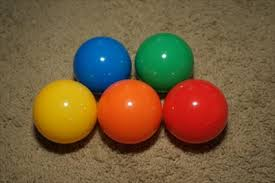
#> input picture images/yell1.jpg, 275 x 183 px
$ jupyter execute --allow-errors cv1.ipynb   (shell and % lines are left out)
#> lines starting #> are read from the running program, lines starting #| are printed output that depends on the picture; after the words box and inside, x2 and y2 are one past the last pixel; in counts of white or black regions, pixels touching at a corner belong together
[cell 1]
import cv2
import numpy as np
import matplotlib.pyplot as plt

[cell 2]
disp = cv2.imread('images/yell1.jpg')
#> disp is the input picture: shape (183, 275, 3); mean B, G, R 59.3, 92.2, 117.3

cv2.imshow('tab',disp)
cv2.waitKey()
cv2.destroyWindow('tab')

[cell 3]
plt.imshow(disp)

[cell 4]
disp_rgb = cv2.cvtColor(disp,cv2.COLOR_BGR2RGB)
plt.imshow(disp_rgb)

[cell 5]
img = plt.imread('images/yell1.jpg')
plt.figure()
plt.imshow(img)

[cell 6]
blurred = cv2.GaussianBlur(img,(11,11),0)
plt.imshow(blurred)

[cell 7]
disp.shape
#> Out = (183, 275, 3)

#> (a cell that did not finish here is left out)

[cell 9]
x=3

[cell 10]
x = np.zeros(5)
x

[cell 11]
y = x
y

[cell 12]
y[1] = 2
y

[cell 13]
x

[cell 14]
z = x.copy()
z[3] = 3
z

[cell 15]
x

[cell 16]
image = cv2.imread('images/cv_im.jpg')
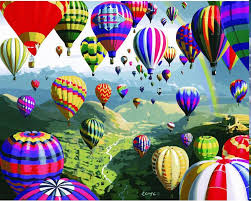
#> input picture images/cv_im.jpg, 251 x 201 px
#> image is the input picture: shape (201, 251, 3); mean B, G, R 124.6, 124.1, 133.2
cv2.imshow('tab',image)
cv2.waitKey()
cv2.destroyWindow('tab')

[cell 17]
gray = cv2.cvtColor(image,cv2.COLOR_BGR2GRAY)

[cell 18]
plt.figure()
plt.imshow(gray)
plt.colorbar()

[cell 19]
plt.figure()
plt.imshow(gray, cmap='gray')
plt.colorbar()

[cell 20]
print(image.shape)
#| (201, 251, 3)
print(gray.shape)
#| (201, 251)

[cell 21]
gray.dtype

[cell 22]
gray

[cell 23]
gray_fl = gray.astype('float64')/255
print(gray_fl)
#> (printed output is left out)
print(gray_fl.dtype)
#| float64

[cell 24]
ht, wt = gray_fl.shape
#> ht = 201; wt = 251
print(ht,"",wt)
#| 201  251

[cell 25]
rgb = cv2.cvtColor(image, cv2.COLOR_BGR2RGB)
plt.figure()
plt.imshow(rgb)

[cell 26]
rgb_r = rgb[:,:,0]
rgb_g = rgb[:,:,1]
rgb_b = rgb[:,:,2]

[cell 27]
plt.figure()
plt.imshow(rgb_r)
plt.colorbar()
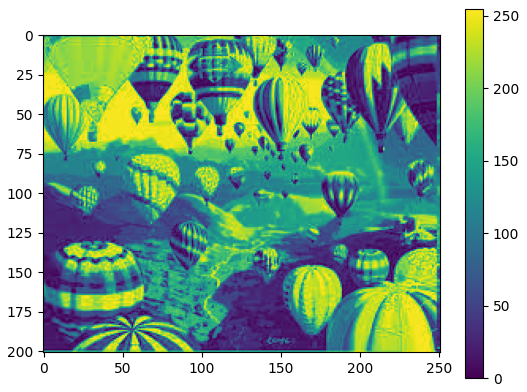
#> figure drawn by matplotlib, 2 panels

[cell 28]
plt.figure()
plt.imshow(rgb_g)

[cell 29]
plt.figure()
plt.imshow(rgb_b)

[cell 30]
print(rgb_r.shape)
#| (201, 251)

[cell 31]
combined = np.zeros((ht, wt, 3), 'uint8')
combined[:,:,0] = rgb_r
combined[:,:,1] = rgb_g
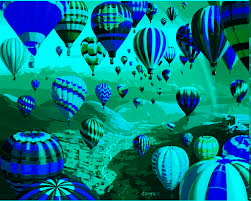
#> combined: shape (201, 251, 3); mean of channels 0, 1, 2 133.2, 124.1, 0; drawn as B, G, R
combined[:,:,2] = rgb_b
plt.figure()
plt.imshow(combined)

[cell 32]
air_b1 = combined[0:50, 90:150]
plt.figure()
plt.imshow(air_b1)

[cell 33]
combined[0:50, 90:150] = 0
plt.figure()
plt.imshow(combined)

[cell 34]
combined[0:50,0:50,0] = 0
plt.figure()
plt.imshow(combined)

[cell 35]
x = np.uint8([250])
y = np.uint8([10])
cv2.add(x,y)

[cell 36]
comb = combined[0:183,0:251]
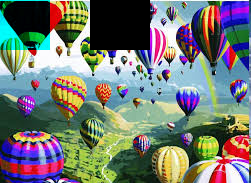
#> comb: shape (183, 251, 3); mean R, G, B 114.4, 120.6, 115.4
disp_mod = disp_rgb[0:183,0:251]
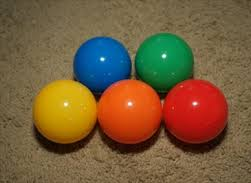
#> disp_mod: shape (183, 251, 3); mean R, G, B 118.4, 92.4, 59
im1 = cv2.addWeighted(disp_mod,0.7,comb,0.3,0)
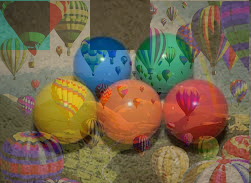
#> im1: shape (183, 251, 3); mean R, G, B 117.2, 100.9, 75.9
plt.figure()
plt.subplot(1,3,1)
plt.imshow(disp_mod)
plt.subplot(1,3,2)
plt.imshow(comb)
plt.subplot(1,3,3)
plt.imshow(im1)

[cell 37]
im2 = cv2.addWeighted(disp_mod,0.7,comb,-0.3,0)
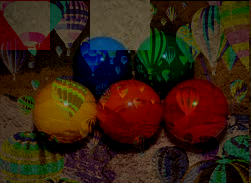
#> im2: shape (183, 251, 3); mean R, G, B 53.3, 33.2, 18
plt.figure()
plt.subplot(1,3,1)
plt.imshow(disp_mod)
plt.subplot(1,3,2)
plt.imshow(comb)
plt.subplot(1,3,3)
plt.imshow(im2)

## Image Filtering

[cell 38]
cat = plt.imread('images/cat.jpg')
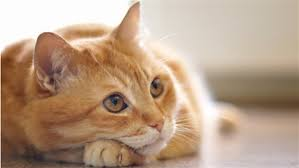
#> input picture images/cat.jpg, 299 x 168 px
#> cat is the input picture: shape (168, 299, 3); mean R, G, B 184.4, 158, 135.4
cat_blur = cv2.GaussianBlur(cat, (19,19), 0)

#custom kernel
kernel = np.ones((19,19), 'float32')
kernel /= kernel.size

cat_blur2 = cv2.filter2D(cat, -1, kernel)


plt.figure()
plt.subplot(1, 3, 1)
plt.imshow(cat)
plt.title('original')
plt.subplot(1, 3, 2)
plt.imshow(cat_blur)
plt.title('Gaussian blur')
plt.subplot(1, 3, 3)
plt.imshow(cat_blur2)
plt.title('Box-car blur')
print(kernel.size)

[cell 39]
cat_blur3 = cv2.medianBlur(cat, 21)

edge = cv2.Canny(cat_blur3, 15, 170)
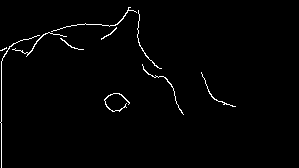
#> edge: shape (168, 299); 1.4% white in thin lines or dots, all inside (x1, y1, x2, y2) = (0, 7, 236, 168)
kern = np.ones((5, 5), np.uint8)
edge = cv2.dilate(edge, kern, iterations=1)
#> edge: shape (168, 299); 7.5% white; 4 white regions, box (x1, y1, x2, y2) and area: (0, 5, 164, 168) 2507, (140, 62, 186, 117) 481, (102, 91, 132, 114) 422, (199, 70, 238, 109) 360

cat_blur3[edge==255] = 0
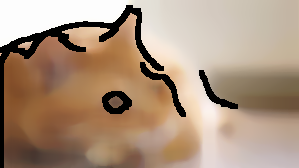
#> cat_blur3: shape (168, 299, 3); mean R, G, B 171.3, 146.8, 125.7
plt.figure()
plt.imshow(cat_blur3)
